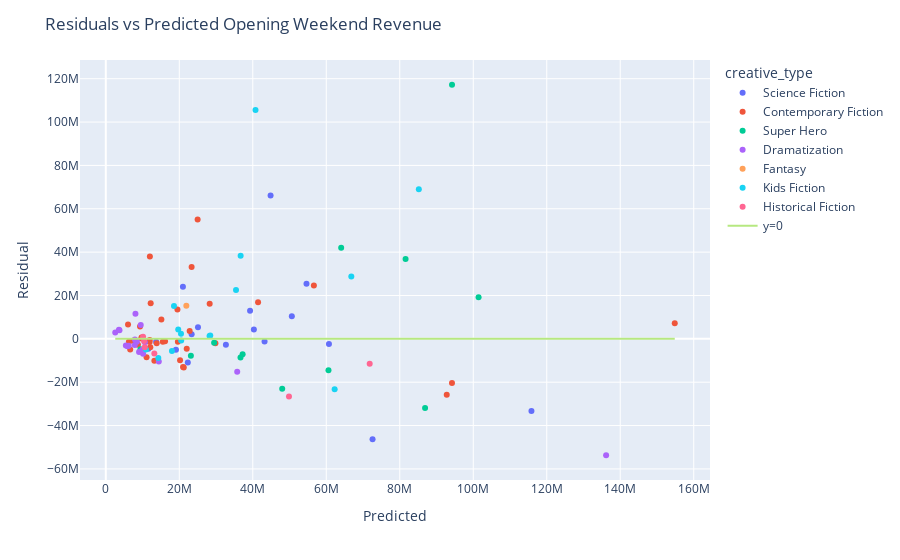

Write notebook code for a chart like this one.
### Code cell
# plot residuals
results_df["residual"] = results_df["actual"] - results_df["predicted"]

fig2 = px.scatter(results_df, x="predicted", y="residual", hover_name="title", color="creative_type")
fig2.add_trace(go.Scatter(x=results_df["predicted"], y=[0] * len(results_df), mode="lines", name="y=0"))
fig2.update_layout(title="Residuals vs Predicted Opening Weekend Revenue", xaxis_title="Predicted", yaxis_title="Residual")

### Figure 1 — Plotly figure (JSON) as saved in the notebook; plotly's stock layout.template omitted (floating-point values rounded to 4 significant figures)
{"data": [{"hovertemplate": "<b>%{hovertext}</b><br><br>creative_type=Science Fiction<br>predicted=%{x}<br>residual=%{y}<extra></extra>", "hovertext": ["M3GAN", "65", "Transformers: Rise of the Beasts", "Meg 2: The Trench", "The Creator", "The Hunger Games: The Ballad of Songbirds & Snakes", "Godzilla Minus One (ゴジラ最新作)", "Dune: Part Two", "Ghostbusters: Frozen Empire", "Godzilla x Kong: The New Empire", "Civil War", "Kingdom of the Planet of the Apes", "Furiosa: A Mad Max Saga", "The Watchers", "A Quiet Place: Day One", "Alien: Romulus", "Beetlejuice Beetlejuice"], "legendgroup": "Science Fiction", "marker": {"color": "#636efa", "symbol": "circle"}, "mode": "markers", "name": "Science Fiction", "orientation": "v", "showlegend": true, "type": "scatter", "x": [25090000.0, 13700000.0, 50630000.0, 32680000.0, 19100000.0, 40300000.0, 22320000.0, 115800000.0, 20990000.0, 54620000.0, 23360000.0, 60730000.0, 72590000.0, 11600000.0, 39260000.0, 43210000.0, 44850000.0], "xaxis": "x", "y": [5340000.0, -1368000.0, 10420000.0, -2682000.0, -5016000.0, 4308000.0, -10900000.0, -33330000.0, 24020000.0, 25390000.0, 2175000.0, -2330000.0, -46270000.0, -4593000.0, 12940000.0, -1202000.0, 66160000.0], "yaxis": "y"}, {"hovertemplate": "<b>%{hovertext}</b><br><br>creative_type=Contemporary Fiction<br>predicted=%{x}<br>residual=%{y}<extra></extra>", "hovertext": ["80 for Brady", "Knock at the Cabin", "Creed III", "Operation Fortune: Ruse de guerre", "Scream VI", "John Wick: Chapter 4", "Renfield", "Beau is Afraid", "Fast X", "The Machine", "No Hard Feelings", "Insidious: The Red Door", "Barbie", "Talk To Me", "Haunted Mansion", "Strays", "Expend4bles", "Saw X", "The Exorcist: Believer", "Five Nights at Freddy’s", "Thanksgiving", "American Fiction", "Anyone But You", "Mean Girls", "Argylle", "Imaginary", "Abigail", "Challengers", "The Fall Guy", "Tarot", "The Strangers: Chapter 1", "Bad Boys: Ride or Die", "Twisters", "It Ends With Us", "Speak No Evil"], "legendgroup": "Contemporary Fiction", "marker": {"color": "#EF553B", "symbol": "circle"}, "mode": "markers", "name": "Contemporary Fiction", "orientation": "v", "showlegend": true, "type": "scatter", "x": [6050000.0, 15520000.0, 41440000.0, 13220000.0, 28270000.0, 94210000.0, 21220000.0, 11100000.0, 92790000.0, 6295000.0, 9317000.0, 19500000.0, 154800000.0, 11930000.0, 15130000.0, 12110000.0, 21030000.0, 19620000.0, 22820000.0, 24990000.0, 20210000.0, 6639000.0, 8750000.0, 12220000.0, 22020000.0, 9724000.0, 9726000.0, 16120000.0, 29830000.0, 7357000.0, 13840000.0, 23360000.0, 56630000.0, 11990000.0, 11940000.0], "xaxis": "x", "y": [6651000.0, -1389000.0, 16930000.0, -10080000.0, 16180000.0, -20390000.0, -13190000.0, -8433000.0, -25770000.0, -1295000.0, 5686000.0, 13510000.0, 7189000.0, -1495000.0, 8957000.0, -3865000.0, -12990000.0, -1314000.0, 3674000.0, 55010000.0, -9903000.0, -4884000.0, -2749000.0, 16420000.0, -4550000.0, 188300.0, 570900.0, -1112000.0, -2084000.0, -854300.0, -2020000.0, 33170000.0, 24630000.0, 38020000.0, -547400.0], "yaxis": "y"}, {"hovertemplate": "<b>%{hovertext}</b><br><br>creative_type=Super Hero<br>predicted=%{x}<br>residual=%{y}<extra></extra>", "hovertext": ["Ant-Man and the Wasp: Quantumania", "Shazam! Fury of the Gods", "Guardians of the Galaxy Vol 3", "Spider-Man: Across the Spider-Verse", "The Flash", "Teenage Mutant Ninja Turtles: Mutant Mayhem", "Blue Beetle", "The Marvels", "Aquaman and the Lost Kingdom", "Madame Web", "Deadpool & Wolverine", "The Crow"], "legendgroup": "Super Hero", "marker": {"color": "#00cc96", "symbol": "circle"}, "mode": "markers", "name": "Super Hero", "orientation": "v", "showlegend": true, "type": "scatter", "x": [64060000.0, 37230000.0, 81580000.0, 101500000.0, 86890000.0, 36660000.0, 48010000.0, 60600000.0, 29480000.0, 23150000.0, 94220000.0, 9442000.0], "xaxis": "x", "y": [42050000.0, -7122000.0, 36830000.0, 19210000.0, -31840000.0, -8655000.0, -22980000.0, -14490000.0, -1792000.0, -7819000.0, 117200000.0, -4798000.0], "yaxis": "y"}, {"hovertemplate": "<b>%{hovertext}</b><br><br>creative_type=Dramatization<br>predicted=%{x}<br>residual=%{y}<extra></extra>", "hovertext": ["Jesus Revolution", "His Only Son", "The Pope’s Exorcist", "Big George Foreman: The Miraculous Story of the Once and Future Heavyweight Champion of the World", "Sound of Freedom", "Oppenheimer", "Dumb Money", "Priscilla", "Journey to Bethlehem", "Next Goal Wins", "Napoleon", "The Iron Claw", "Ferrari", "Cabrini", "Arthur the King", "Unsung Hero", "Sound of Hope: The Story of Possum Trot", "Reagan"], "legendgroup": "Dramatization", "marker": {"color": "#ab63fa", "symbol": "circle"}, "mode": "markers", "name": "Dramatization", "orientation": "v", "showlegend": true, "type": "scatter", "x": [9510000.0, 2574000.0, 10620000.0, 9047000.0, 8070000.0, 136200000.0, 10150000.0, 7876000.0, 5467000.0, 5902000.0, 35760000.0, 9955000.0, 14420000.0, 8463000.0, 7936000.0, 3578000.0, 6242000.0, 3722000.0], "xaxis": "x", "y": [6372000.0, 2927000.0, -1617000.0, -6122000.0, 11610000.0, -53700000.0, -6821000.0, -2836000.0, -3067000.0, -3402000.0, -15120000.0, -5087000.0, -10500000.0, -1295000.0, -302500.0, 4153000.0, -3164000.0, 3929000.0], "yaxis": "y"}, {"hovertemplate": "<b>%{hovertext}</b><br><br>creative_type=Fantasy<br>predicted=%{x}<br>residual=%{y}<extra></extra>", "hovertext": ["Dungeons & Dragons: Honor Among Thieves"], "legendgroup": "Fantasy", "marker": {"color": "#FFA15A", "symbol": "circle"}, "mode": "markers", "name": "Fantasy", "orientation": "v", "showlegend": true, "type": "scatter", "x": [21920000.0], "xaxis": "x", "y": [15290000.0], "yaxis": "y"}, {"hovertemplate": "<b>%{hovertext}</b><br><br>creative_type=Kids Fiction<br>predicted=%{x}<br>residual=%{y}<extra></extra>", "hovertext": ["The Super Mario Bros. Movie", "The Little Mermaid", "Elemental", "Ruby Gillman, Teenage Kraken", "PAW Patrol: The Mighty Movie", "Trolls Band Together", "Wish", "Wonka", "Migration", "Kung Fu Panda 4", "IF", "The Garfield Movie", "Inside Out 2", "Despicable Me 4", "Harold and the Purple Crayon"], "legendgroup": "Kids Fiction", "marker": {"color": "#19d3f3", "symbol": "circle"}, "mode": "markers", "name": "Kids Fiction", "orientation": "v", "showlegend": true, "type": "scatter", "x": [40750000.0, 66820000.0, 28240000.0, 14290000.0, 20460000.0, 28430000.0, 20520000.0, 62280000.0, 18010000.0, 35440000.0, 18560000.0, 19710000.0, 85190000.0, 36700000.0, 10930000.0], "xaxis": "x", "y": [105600000.0, 28760000.0, 1364000.0, -8789000.0, 2301000.0, 1570000.0, -817600.0, -23270000.0, -5552000.0, 22550000.0, 15160000.0, 4296000.0, 69020000.0, 38310000.0, -4928000.0], "yaxis": "y"}, {"hovertemplate": "<b>%{hovertext}</b><br><br>creative_type=Historical Fiction<br>predicted=%{x}<br>residual=%{y}<extra></extra>", "hovertext": ["Are You There God? It’s Me, Margaret", "Indiana Jones and the Dial of Destiny", "The Last Voyage of the Demeter", "Killers of the Flower Moon", "Horizon: An American Saga Chapter 1", "Fly Me to the Moon"], "legendgroup": "Historical Fiction", "marker": {"color": "#FF6692", "symbol": "circle"}, "mode": "markers", "name": "Historical Fiction", "orientation": "v", "showlegend": true, "type": "scatter", "x": [10610000.0, 71810000.0, 13210000.0, 49850000.0, 10140000.0, 10420000.0], "xaxis": "x", "y": [-3870000.0, -11450000.0, -6708000.0, -26600000.0, 909800.0, -990100.0], "yaxis": "y"}, {"mode": "lines", "name": "y=0", "type": "scatter", "x": [25090000.0, 6050000.0, 15520000.0, 64060000.0, 9510000.0, 41440000.0, 13220000.0, 28270000.0, 13700000.0, 37230000.0, 94210000.0, 21920000.0, 2574000.0, 40750000.0, 21220000.0, 10620000.0, 11100000.0, 9047000.0, 10610000.0, 81580000.0, 92790000.0, 66820000.0, 6295000.0, 101500000.0, 50630000.0, 86890000.0, 28240000.0, 9317000.0, 14290000.0, 71810000.0, 8070000.0, 19500000.0, 136200000.0, 154800000.0, 11930000.0, 15130000.0, 36660000.0, 32680000.0, 13210000.0, 48010000.0, 12110000.0, 10150000.0, 21030000.0, 19100000.0, 19620000.0, 20460000.0, 22820000.0, 49850000.0, 7876000.0, 24990000.0, 5467000.0, 60600000.0, 5902000.0, 40300000.0, 20210000.0, 28430000.0, 20520000.0, 35760000.0, 22320000.0, 6639000.0, 62280000.0, 18010000.0, 9955000.0, 29480000.0, 8750000.0, 14420000.0, 12220000.0, 22020000.0, 23150000.0, 115800000.0, 35440000.0, 9724000.0, 8463000.0, 7936000.0, 20990000.0, 54620000.0, 23360000.0, 9726000.0, 16120000.0, 3578000.0, 29830000.0, 7357000.0, 60730000.0, 18560000.0, 13840000.0, 72590000.0, 19710000.0, 11600000.0, 23360000.0, 85190000.0, 39260000.0, 10140000.0, 36700000.0, 6242000.0, 10420000.0, 56630000.0, 94220000.0, 10930000.0, 11990000.0, 43210000.0, 9442000.0, 3722000.0, 44850000.0, 11940000.0], "y": [0, 0, 0, 0, 0, 0, 0, 0, 0, 0, 0, 0, 0, 0, 0, 0, 0, 0, 0, 0, 0, 0, 0, 0, 0, 0, 0, 0, 0, 0, 0, 0, 0, 0, 0, 0, 0, 0, 0, 0, 0, 0, 0, 0, 0, 0, 0, 0, 0, 0, 0, 0, 0, 0, 0, 0, 0, 0, 0, 0, 0, 0, 0, 0, 0, 0, 0, 0, 0, 0, 0, 0, 0, 0, 0, 0, 0, 0, 0, 0, 0, 0, 0, 0, 0, 0, 0, 0, 0, 0, 0, 0, 0, 0, 0, 0, 0, 0, 0, 0, 0, 0, 0, 0]}], "layout": {"legend": {"title": {"text": "creative_type"}, "tracegroupgap": 0}, "margin": {"t": 60}, "title": {"text": "Residuals vs Predicted Opening Weekend Revenue"}, "xaxis": {"anchor": "y", "domain": [0, 1], "title": {"text": "Predicted"}}, "yaxis": {"anchor": "x", "domain": [0, 1], "title": {"text": "Residual"}}}}
